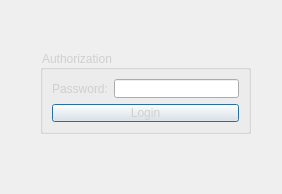
<?xml version="1.0" encoding="UTF-8"?>
<ui version="4.0">
 <class>SignIn</class>
 <widget class="QDialog" name="SignIn">
  <property name="geometry">
   <rect>
    <x>0</x>
    <y>0</y>
    <width>282</width>
    <height>194</height>
   </rect>
  </property>
  <property name="windowTitle">
   <string>Dialog</string>
  </property>
  <property name="styleSheet">
   <string notr="true">background-image: url(:/StartWindow/Design/Фон/ColorResponse.png);
color: rgb(207, 207, 207);</string>
  </property>
  <widget class="QGroupBox" name="groupBox">
   <property name="geometry">
    <rect>
     <x>40</x>
     <y>50</y>
     <width>211</width>
     <height>84</height>
    </rect>
   </property>
   <property name="title">
    <string>Authorization</string>
   </property>
   <layout class="QGridLayout" name="gridLayout">
    <item row="0" column="0">
     <layout class="QHBoxLayout" name="horizontalLayout">
      <item>
       <widget class="QLabel" name="label">
        <property name="text">
         <string>Password:</string>
        </property>
       </widget>
      </item>
      <item>
       <widget class="QLineEdit" name="lineEdit_Password">
        <property name="styleSheet">
         <string notr="true">background-image: url(:/StartWindow/Design/Фон/white.jpg);
color: rgb(0, 0, 0);</string>
        </property>
        <property name="echoMode">
         <enum>QLineEdit::Password</enum>
        </property>
       </widget>
      </item>
     </layout>
    </item>
    <item row="1" column="0">
     <widget class="QPushButton" name="pushButton_Login">
      <property name="text">
       <string>Login</string>
      </property>
     </widget>
    </item>
   </layout>
  </widget>
 </widget>
 <resources/>
 <connections/>
</ui>
